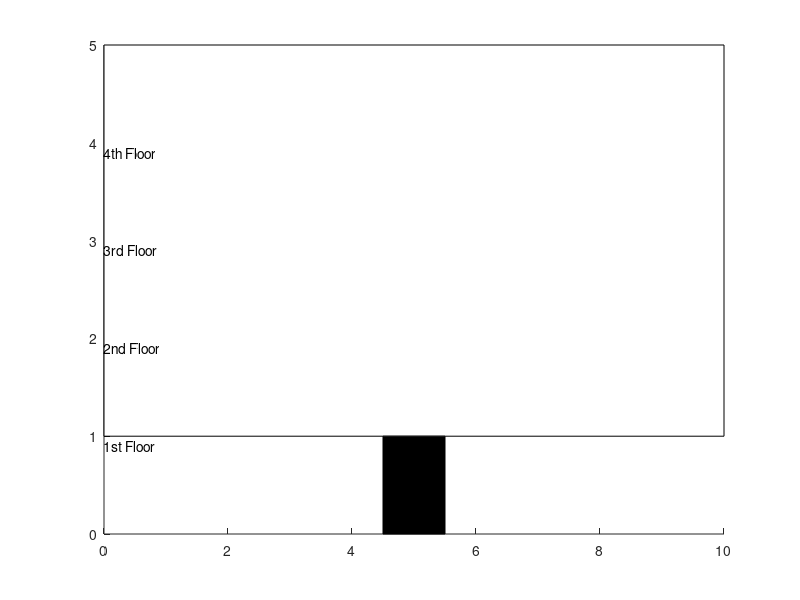

MATLAB code to generate this figure:
function fig = lift()
    rectangle('Position', [0 1 10 4],...
	'FaceColor', 'white');
    text(0,0.9,'1st Floor','Color',[0 0 0]);
    rectangle('Position', [0 1 10 0],...
	'FaceColor', 'white');
    text(0,1.9,'2nd Floor','Color',[0 0 0]);
    rectangle('Position', [0 2 10 0],...
	'FaceColor', 'white');
    rectangle('Position', [0 3 10 0],...
	'FaceColor', 'white');
    text(0,2.9,'3rd Floor','Color',[0 0 0]);
    rectangle('Position', [0 4 10 0],...
	'FaceColor', 'white');
    text(0,3.9,'4th Floor','Color',[0 0 0]);
    fig=rectangle('Position', [4.5 0 1 1],...
	'FaceColor', 'black');
end
